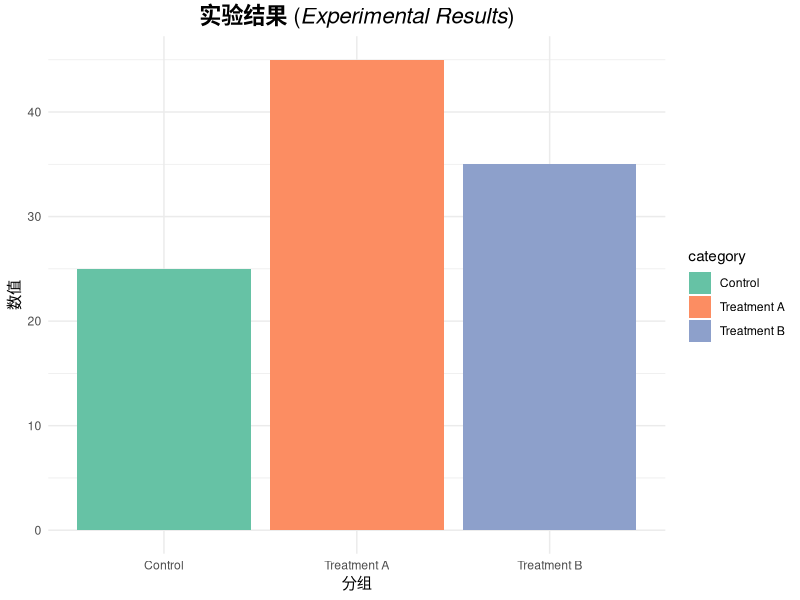
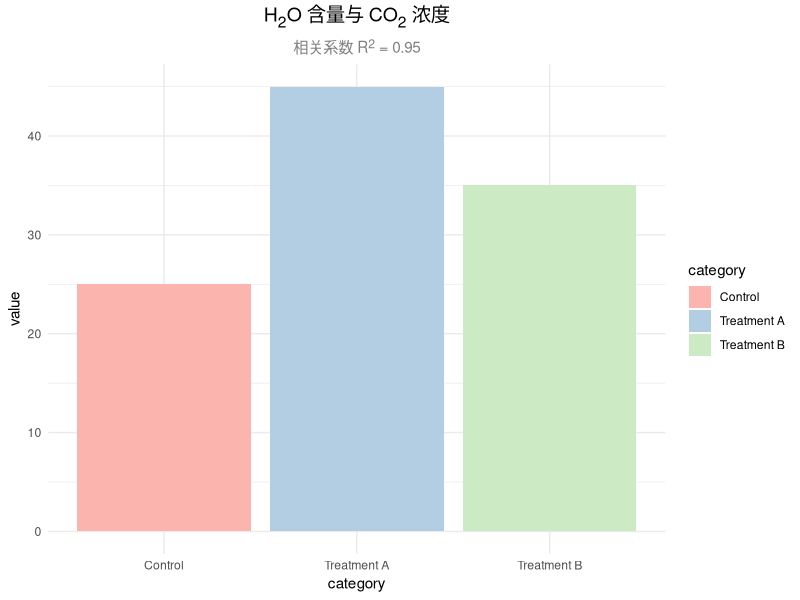
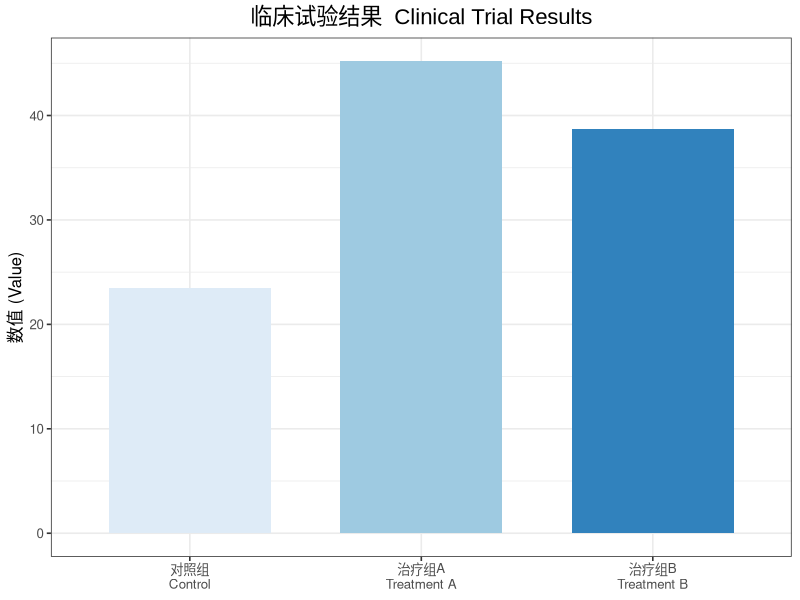
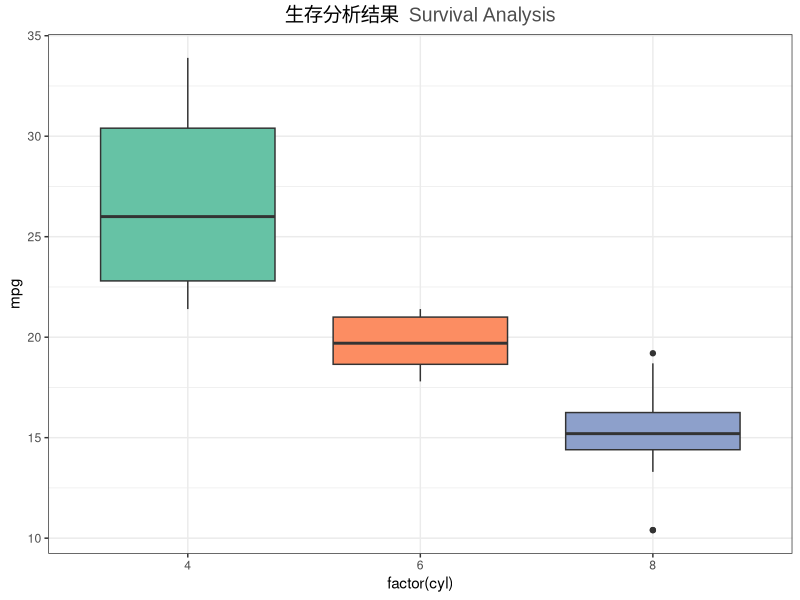
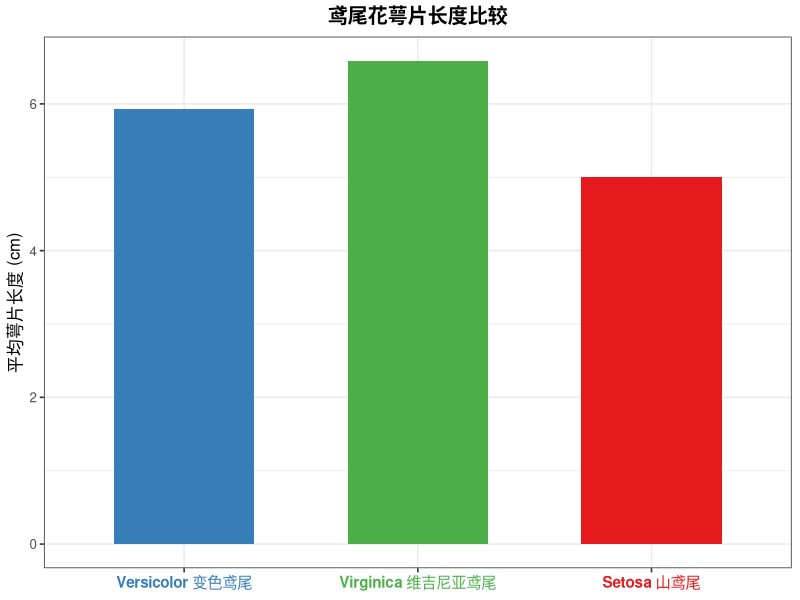
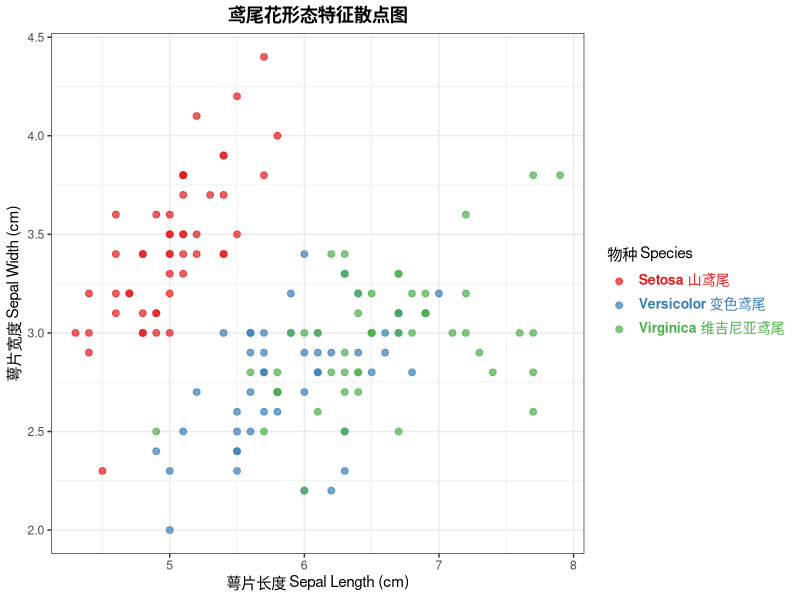
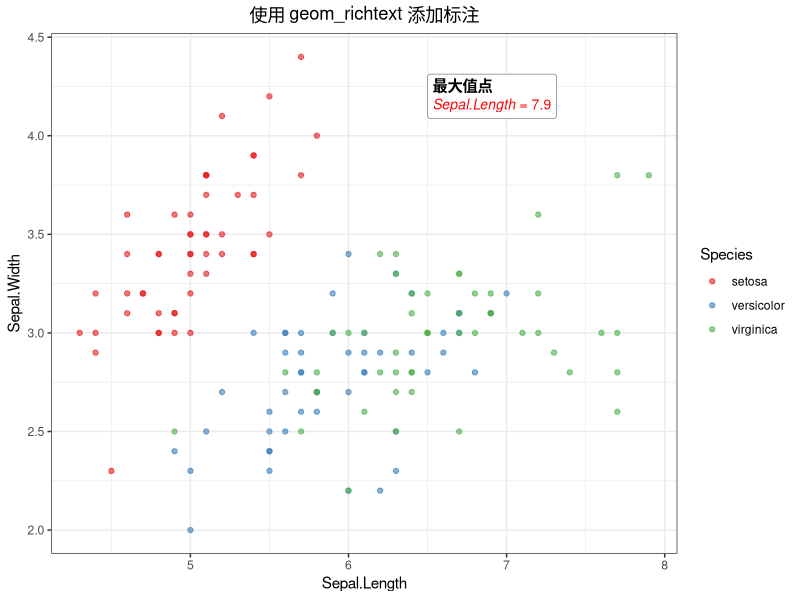
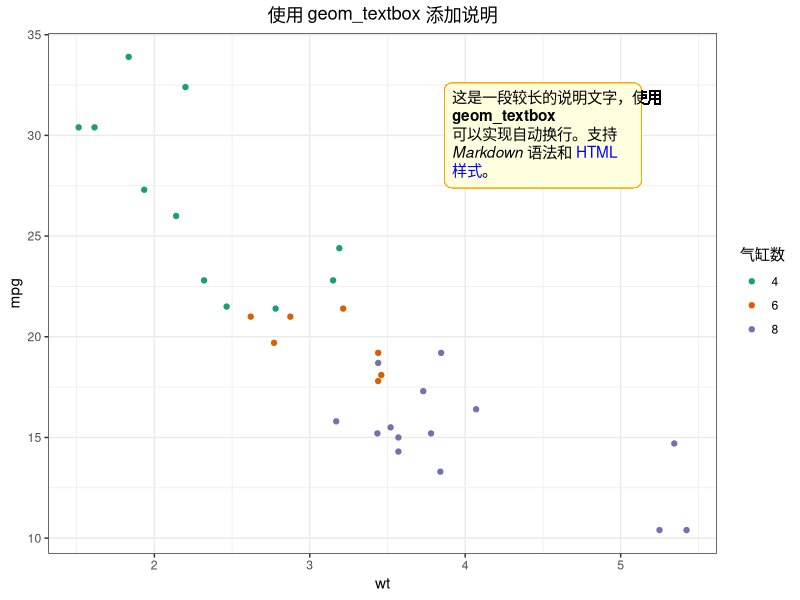

Reproduce these figures in R, in order.
## ---- chunk 1
knitr::opts_chunk$set(
  echo = TRUE, 
  warning = FALSE, 
  message = FALSE,
  fig.width = 8,
  fig.height = 5,
  fig.retina = 2,
  out.width = "100%"
)
pdf.options(height=10/2.54, width=10/2.54, family="GB1")
## ---- chunk 2
library(ggplot2)
library(ggtext)
library(dplyr)
## ---- chunk 3
# 创建示例数据
data <- data.frame(
  category = c("Control", "Treatment A", "Treatment B"),
  value = c(25, 45, 35)
)

# 使用 Markdown 语法的标题
ggplot(data, aes(x = category, y = value, fill = category)) +
  geom_col() +
  labs(
    title = "**实验结果** (*Experimental Results*)",
    x = "分组",
    y = "数值"
  ) +
  theme_minimal() +
  theme(
    plot.title = element_markdown(size = 16, hjust = 0.5)
  ) +
  scale_fill_brewer(palette = "Set2")
## ---- chunk 4
ggplot(data, aes(x = category, y = value, fill = category)) +
  geom_col() +
  labs(
    title = "H<sub>2</sub>O 含量与 CO<sub>2</sub> 浓度",
    subtitle = "相关系数 R<sup>2</sup> = 0.95"
  ) +
  theme_minimal() +
  theme(
    plot.title = element_markdown(size = 14, hjust = 0.5),
    plot.subtitle = element_markdown(size = 11, hjust = 0.5, color = "gray50")
  ) +
  scale_fill_brewer(palette = "Pastel1")
## ---- chunk 5
# 创建带中英文标签的数据
df <- data.frame(
  group = c("对照组\nControl", "治疗组A\nTreatment A", "治疗组B\nTreatment B"),
  mean_value = c(23.5, 45.2, 38.7)
)

ggplot(df, aes(x = group, y = mean_value, fill = group)) +
  geom_col(width = 0.7) +
  labs(
    title = "<span style='font-family:SimHei'>临床试验结果</span> <span style='font-family:Arial'>Clinical Trial Results</span>",
    x = NULL,
    y = "<span style='font-family:SimSun'>数值</span> (Value)"
  ) +
  theme_bw(base_size = 12) +
  theme(
    plot.title = element_markdown(size = 16, hjust = 0.5),
    axis.title.y = element_markdown(),
    legend.position = "none"
  ) +
  scale_fill_brewer(palette = "Blues")
## ---- chunk 6
# 中英文混合文本格式化函数
format_cn_en <- function(cn_text, en_text, 
                         cn_font = "SimHei", 
                         en_font = "Arial",
                         cn_color = "black",
                         en_color = "gray30") {
  glue::glue(
    "<span style='font-family:{cn_font}; color:{cn_color}'>{cn_text}</span> ",
    "<span style='font-family:{en_font}; color:{en_color}; font-style:italic'>{en_text}</span>"
  )
}

# 使用示例
title_text <- format_cn_en("生存分析结果", "Survival Analysis")

ggplot(mtcars, aes(x = factor(cyl), y = mpg, fill = factor(cyl))) +
  geom_boxplot() +
  labs(title = title_text) +
  theme_bw() +
  theme(
    plot.title = element_markdown(size = 14, hjust = 0.5),
    legend.position = "none"
  ) +
  scale_fill_brewer(palette = "Set2")
## ---- chunk 7
# 创建数据，标签包含颜色信息
iris_summary <- iris |>
  group_by(Species) |>
  summarise(mean_length = mean(Sepal.Length), .groups = "drop") |>
  mutate(
    # 为每个物种创建带颜色的标签
    colored_label = case_when(
      Species == "setosa" ~ "<span style='color:#E41A1C'>**Setosa** 山鸢尾</span>",
      Species == "versicolor" ~ "<span style='color:#377EB8'>**Versicolor** 变色鸢尾</span>",
      Species == "virginica" ~ "<span style='color:#4DAF4A'>**Virginica** 维吉尼亚鸢尾</span>"
    )
  )

ggplot(iris_summary, aes(x = colored_label, y = mean_length, fill = Species)) +
  geom_col(width = 0.6) +
  labs(
    title = "鸢尾花萼片长度比较",
    x = NULL,
    y = "平均萼片长度 (cm)"
  ) +
  theme_bw(base_size = 12) +
  theme(
    plot.title = element_text(hjust = 0.5, face = "bold"),
    axis.text.x = element_markdown(size = 11),
    legend.position = "none"
  ) +
  scale_fill_manual(values = c("#E41A1C", "#377EB8", "#4DAF4A"))
## ---- chunk 8
# 使用 ggtext 美化图例
ggplot(iris, aes(x = Sepal.Length, y = Sepal.Width, color = Species)) +
  geom_point(size = 2, alpha = 0.7) +
  scale_color_manual(
    values = c("setosa" = "#E41A1C", "versicolor" = "#377EB8", "virginica" = "#4DAF4A"),
    labels = c(
      "setosa" = "<span style='color:#E41A1C'>**Setosa** 山鸢尾</span>",
      "versicolor" = "<span style='color:#377EB8'>**Versicolor** 变色鸢尾</span>",
      "virginica" = "<span style='color:#4DAF4A'>**Virginica** 维吉尼亚鸢尾</span>"
    )
  ) +
  labs(
    title = "鸢尾花形态特征散点图",
    x = "萼片长度 Sepal Length (cm)",
    y = "萼片宽度 Sepal Width (cm)",
    color = "物种 Species"
  ) +
  theme_bw() +
  theme(
    plot.title = element_text(hjust = 0.5, face = "bold"),
    legend.text = element_markdown(size = 10)
  )
## ---- chunk 9
# 在图中添加富文本标注
df_annotation <- data.frame(
  x = 6.5,
  y = 4.2,
  label = "**最大值点**<br><span style='color:red; font-size:10pt'>*Sepal.Length* = 7.9</span>"
)

ggplot(iris, aes(x = Sepal.Length, y = Sepal.Width)) +
  geom_point(aes(color = Species), alpha = 0.6) +
  geom_richtext(
    data = df_annotation,
    aes(x = x, y = y, label = label),
    fill = "white",
    label.color = "gray50",
    hjust = 0
  ) +
  labs(title = "使用 geom_richtext 添加标注") +
  theme_bw() +
  theme(plot.title = element_text(hjust = 0.5)) +
  scale_color_brewer(palette = "Set1")
## ---- chunk 10
# 添加可换行的文本框
long_text <- "这是一段较长的说明文字，使用 **geom_textbox** 可以实现自动换行。支持 *Markdown* 语法和 <span style='color:blue'>HTML 样式</span>。"

ggplot(mtcars, aes(x = wt, y = mpg)) +
  geom_point(aes(color = factor(cyl))) +
  geom_textbox(
    aes(x = 4.5, y = 30, label = long_text),
    width = unit(5, "cm"),
    fill = "lightyellow",
    box.color = "orange",
    hjust = 0.5
  ) +
  labs(title = "使用 geom_textbox 添加说明") +
  theme_bw() +
  theme(plot.title = element_text(hjust = 0.5)) +
  scale_color_brewer(palette = "Dark2", name = "气缸数")
## ---- chunk 11
# 模拟临床数据
set.seed(42)
clinical_data <- data.frame(
  group = rep(c("安慰剂组\nPlacebo", "低剂量组\nLow Dose", "高剂量组\nHigh Dose"), each = 30),
  response = c(
    rnorm(30, 50, 10),
    rnorm(30, 60, 12),
    rnorm(30, 75, 8)
  )
)

# 计算汇总统计
summary_data <- clinical_data |>
  group_by(group) |>
  summarise(
    mean_val = mean(response),
    se = sd(response) / sqrt(n()),
    .groups = "drop"
  )

# 创建图表
p_clinical <- ggplot(summary_data, aes(x = group, y = mean_val, fill = group)) +
  geom_col(width = 0.6, color = "black", linewidth = 0.3) +
  geom_errorbar(
    aes(ymin = mean_val - se, ymax = mean_val + se),
    width = 0.2
  ) +
  labs(
    title = "<span style='font-family:SimHei; font-size:16pt'>**药物疗效评估**</span><br><span style='font-family:Arial; color:gray40; font-size:12pt'>*Drug Efficacy Assessment*</span>",
    x = NULL,
    y = "<span style='font-family:SimSun'>应答率 (%)</span> <span style='font-family:Arial; color:gray50'>Response Rate</span>"
  ) +
  theme_bw(base_size = 11) +
  theme(
    plot.title = element_markdown(hjust = 0.5, lineheight = 1.2),
    axis.title.y = element_markdown(),
    axis.text.x = element_text(size = 10),
    legend.position = "none"
  ) +
  scale_fill_brewer(palette = "Blues") +
  scale_y_continuous(expand = expansion(mult = c(0, 0.1)))

p_clinical
## ---- chunk 12
# 创建自定义图例标签（模拟带图标效果）
legend_labels <- c(
  "setosa" = "<span style='color:#E41A1C'>●</span> **Setosa** <span style='color:gray50'>山鸢尾</span>",
  "versicolor" = "<span style='color:#377EB8'>●</span> **Versicolor** <span style='color:gray50'>变色鸢尾</span>",
  "virginica" = "<span style='color:#4DAF4A'>●</span> **Virginica** <span style='color:gray50'>维吉尼亚鸢尾</span>"
)

ggplot(iris, aes(x = Sepal.Length, y = Petal.Length, color = Species)) +
  geom_point(size = 2.5, alpha = 0.7) +
  scale_color_manual(
    values = c("setosa" = "#E41A1C", "versicolor" = "#377EB8", "virginica" = "#4DAF4A"),
    labels = legend_labels
  ) +
  labs(
    title = "鸢尾花 **萼片** 与 **花瓣** 长度关系",
    subtitle = "*Relationship between Sepal and Petal Length*",
    x = "萼片长度 (cm)",
    y = "花瓣长度 (cm)",
    color = "物种 Species"
  ) +
  theme_bw() +
  theme(
    plot.title = element_markdown(size = 14, hjust = 0.5),
    plot.subtitle = element_markdown(size = 11, hjust = 0.5, color = "gray50"),
    legend.text = element_markdown(size = 10),
    legend.title = element_text(face = "bold")
  )
